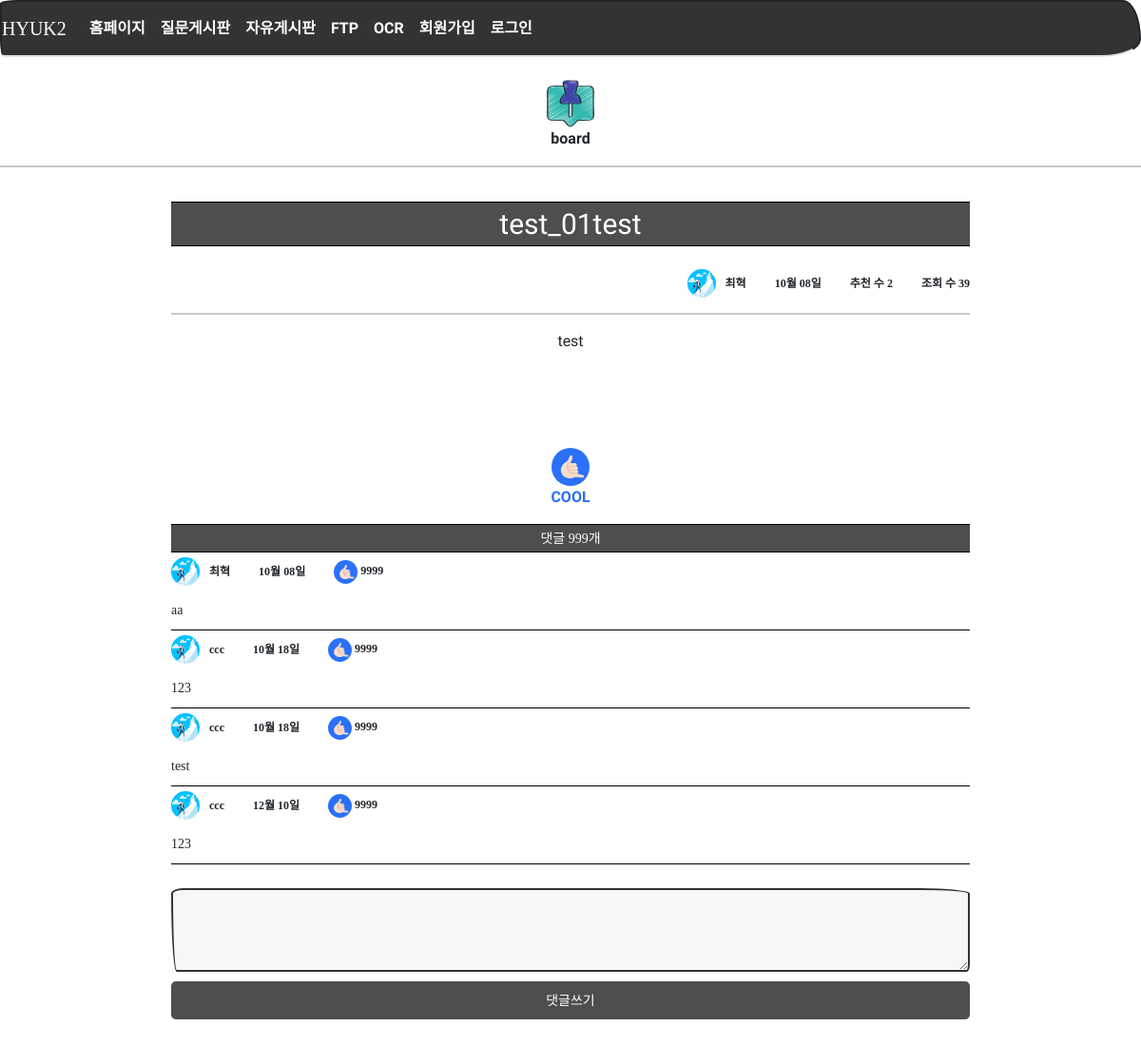
Before: /board/detail/3/ with the older database file.
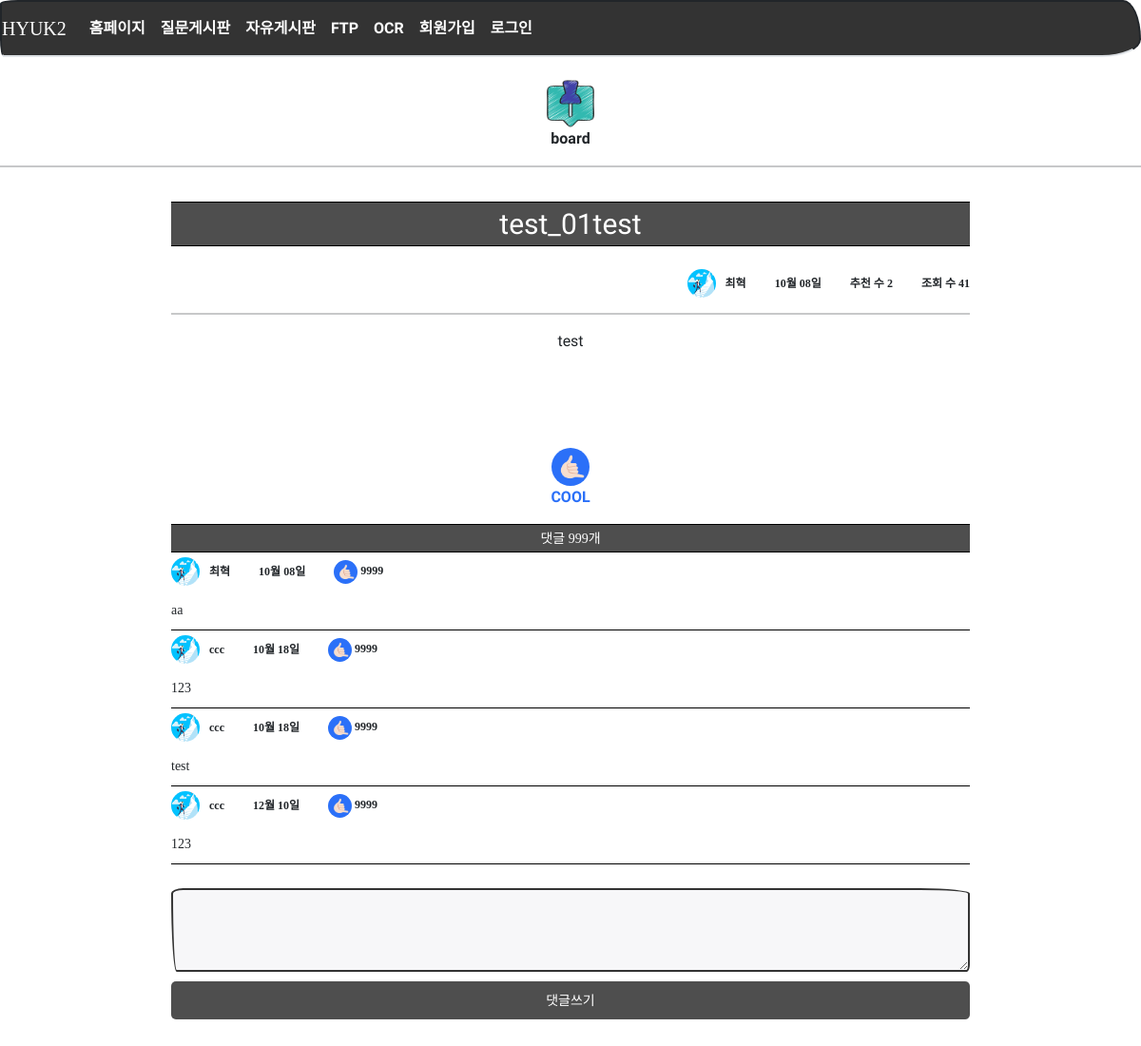
After: the same page with the newer database file.
### models.py (models this page shows)
class Board(db.Model):
    id = db.Column(db.Integer, primary_key=True)
    subject = db.Column(db.String(200), nullable=False)
    content = db.Column(db.Text(), nullable=False)
    create_date = db.Column(db.DateTime(), nullable=False)
    user_id = db.Column(db.Integer, db.ForeignKey('user.id', ondelete='CASCADE'), nullable=False)
    user = db.relationship('User', backref=db.backref('board_set'))  # 나중에 자신이 작성한 글을 user.board_set 으로 참조할 수 있다.
    modify_date = db.Column(db.DateTime(), nullable=True)
    hits = db.Column(db.Integer, nullable=False, default='0')
    voter = db.relationship('User', secondary=board_voter, backref=db.backref('board_voter_set'))

### views/board_views.py (the view)
@bp.route('/detail/<int:board_id>/')
def detail(board_id):
    form = BoardForm()
    board = Board.query.get_or_404(board_id)
    board.hits += 1
    db.session.add(board)
    db.session.commit()
    return render_template('board/board_detail.html', board=board, form=form)

### forms.py
class BoardForm(FlaskForm):
    subject = StringField('제목', validators=[DataRequired('제목을 입력하세용')])
    content = TextAreaField('내용', validators=[DataRequired('내용을 입력하세용')])

### filter.py (called while the page is built)
def format_datetime(value, fmt='%m월 %d일'):
    now = datetime.now()
    time = now - value
    if time < timedelta(minutes=1):
        return '방금 전'
    elif time < timedelta(hours=1):
        return str(int(time.seconds / 60)) + '분 전'
    elif time < timedelta(days=1):
        return str(int(time.seconds / 3600)) + '시간 전'
    elif time < timedelta(days=7):
        time = datetime.now().date() - value.date()
        return str(time.days) + '일 전'
    else:
        return value.strftime(fmt)

### views/login_views.py (called while the page is built)
@bp.before_app_request
def logged_in_user():
    user_id = session.get('user_id')
    if user_id is None:
        g.user = None
    else:
        g.user = User.query.get(user_id)

### templates/board/board_detail.html (shortened to what this page needs)
{% extends 'base.html' %}
{% block head %}
<link rel="stylesheet" href="{{ url_for('static', filename='css/board/board_detail.css') }}">
{% endblock %}
{% block content %}
<div class="top">
    <br>
    <img src="{{ url_for('static',filename='images/board.png') }}" class="basic_img"/>
    board
    <br>
<hr width="100%" color="black" />
</div>
<div class="board_body">
    <div class="board_subject">
        <span class="subject_font">{{ board.subject }}</span>
    </div>
    <br>
    <div class="board_pndh">
        <div class="board_pn">
            <img class="board_profile" src="{{url_for('static', filename='images/success.jpg')}}">
            <span class="board_name">{{ board.user.name }} </span>
        </div>
        {% if board.modify_date %}
            <span class="board_date">{{ board.modify_date|datetime }}(수정)</span>
        {% else %}
            <span class="board_date">{{ board.create_date|datetime }}</span>
        {% endif %}
        <span class="board_voter_length">추천 수 {{ board.voter|length }} </span>
        <span class="board_voter_length">조회 수 {{ board.hits }} </span>
    </div>
    <hr width="100%" color="black" />
    <span class="board_content">{% autoescape false %} {{ board.content }}{% endautoescape %}</span>
    <div class="board_voter">
        <a href="#" class="recommend" data-uri="{{ url_for('vote.board', board_id=board.id) }}">
            <img class="voter_img" src="{{ url_for('static',filename='images/cool.png') }}"/>
        </a>
        <p class="voter_text">COOL</p>
    </div>
    <span class="comment_head">댓글 999개</span>
    {% if board.comment_set|length > 0 %}
    {% for comment in board.comment_set %}
    <div class="comment_list">
        <div class="comment_pndr board_pndh">
            <div class="board_pn">
            <img class="board_profile" src="{{url_for('static', filename='images/success.jpg')}}">
            <span class="board_name">{{ comment.user.name }}</span>
            </div>
            {% if comment.modify_date %}
                <span class="board_date">{{ comment.modify_date|datetime }}(수정)</span>
            {% else %}
                <span class="board_date">{{ comment.create_date|datetime }}</span>
            {% endif %}
            <span class="board_voter_length">
                <img class="voter_img comment_img" src="{{ url_for('static',filename='images/cool.png') }}"/>
                    9999
            </span>
        </div>
        <div class="comment_body">
            <span class="comment_content">{{ comment.content }}</span>
        </div>
    </div>
    {% endfor %}
    {% endif %}
    <div class="comment_form">
        <form action="{{ url_for('comment.create_board', board_id=board.id) }}"
              method="post" id="comment_form">
            <textarea form="comment_form" {% if not g.user %}disabled{% endif %}
                  name="content" id="content" class="form-control" rows="3"></textarea>
        </form>
    </div>
    <input form="comment_form" type="submit" value="댓글쓰기" class="comment_btn">
</div>
<br><br>
{% endblock %}

Changed rows visible on the page:
changed Board "test_01test": hits "39" → "41"
